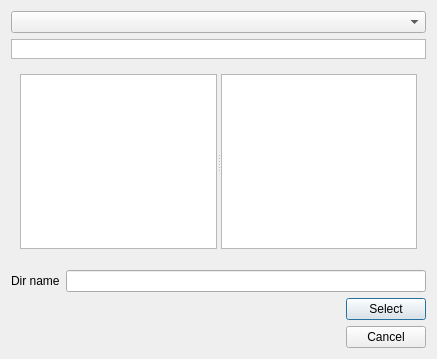
<?xml version="1.0" encoding="UTF-8"?>
<ui version="4.0">
 <class>QuadFileDialog</class>
 <widget class="QDialog" name="QuadFileDialog">
  <property name="geometry">
   <rect>
    <x>0</x>
    <y>0</y>
    <width>437</width>
    <height>359</height>
   </rect>
  </property>
  <property name="windowTitle">
   <string>Open scan</string>
  </property>
  <layout class="QVBoxLayout" name="verticalLayout">
   <item>
    <layout class="QHBoxLayout" name="horizontalLayout">
     <item>
      <widget class="QComboBox" name="dir_combobox">
       <property name="sizePolicy">
        <sizepolicy hsizetype="Expanding" vsizetype="Fixed">
         <horstretch>0</horstretch>
         <verstretch>0</verstretch>
        </sizepolicy>
       </property>
      </widget>
     </item>
    </layout>
   </item>
   <item>
    <widget class="QTableWidget" name="tableWidget">
     <property name="sizePolicy">
      <sizepolicy hsizetype="Expanding" vsizetype="Fixed">
       <horstretch>0</horstretch>
       <verstretch>0</verstretch>
      </sizepolicy>
     </property>
     <property name="maximumSize">
      <size>
       <width>16777215</width>
       <height>20</height>
      </size>
     </property>
    </widget>
   </item>
   <item>
    <widget class="QWidget" name="widget" native="true">
     <layout class="QHBoxLayout" name="horizontalLayout_3">
      <item>
       <widget class="QSplitter" name="splitter">
        <property name="orientation">
         <enum>Qt::Horizontal</enum>
        </property>
        <widget class="QTreeView" name="file_treeview">
         <property name="sizePolicy">
          <sizepolicy hsizetype="Expanding" vsizetype="Expanding">
           <horstretch>0</horstretch>
           <verstretch>0</verstretch>
          </sizepolicy>
         </property>
        </widget>
        <widget class="QListWidget" name="dir_listwidget">
         <property name="sizePolicy">
          <sizepolicy hsizetype="Expanding" vsizetype="Expanding">
           <horstretch>0</horstretch>
           <verstretch>0</verstretch>
          </sizepolicy>
         </property>
        </widget>
       </widget>
      </item>
     </layout>
    </widget>
   </item>
   <item>
    <layout class="QHBoxLayout" name="horizontalLayout_2">
     <property name="topMargin">
      <number>6</number>
     </property>
     <item>
      <widget class="QLabel" name="label_2">
       <property name="text">
        <string>Dir name</string>
       </property>
      </widget>
     </item>
     <item>
      <widget class="QLineEdit" name="dir_lineedit"/>
     </item>
    </layout>
   </item>
   <item>
    <layout class="QGridLayout" name="gridLayout">
     <item row="0" column="1">
      <widget class="QPushButton" name="select_button">
       <property name="text">
        <string>Select</string>
       </property>
      </widget>
     </item>
     <item row="1" column="1">
      <widget class="QPushButton" name="cancel_button">
       <property name="text">
        <string>Cancel</string>
       </property>
      </widget>
     </item>
     <item row="0" column="0">
      <spacer name="horizontalSpacer">
       <property name="orientation">
        <enum>Qt::Horizontal</enum>
       </property>
       <property name="sizeHint" stdset="0">
        <size>
         <width>40</width>
         <height>20</height>
        </size>
       </property>
      </spacer>
     </item>
    </layout>
   </item>
  </layout>
 </widget>
 <resources/>
 <connections/>
</ui>
